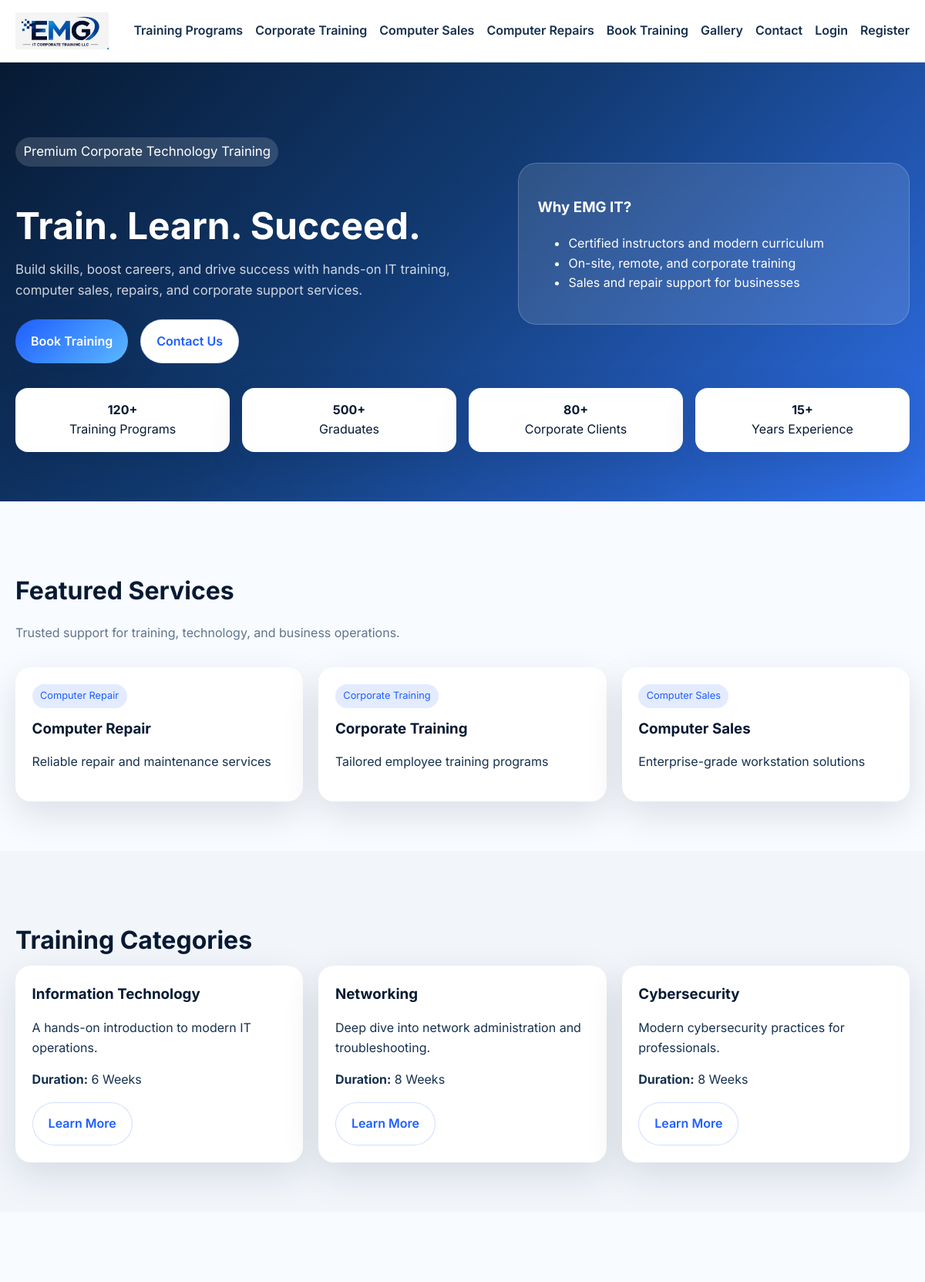
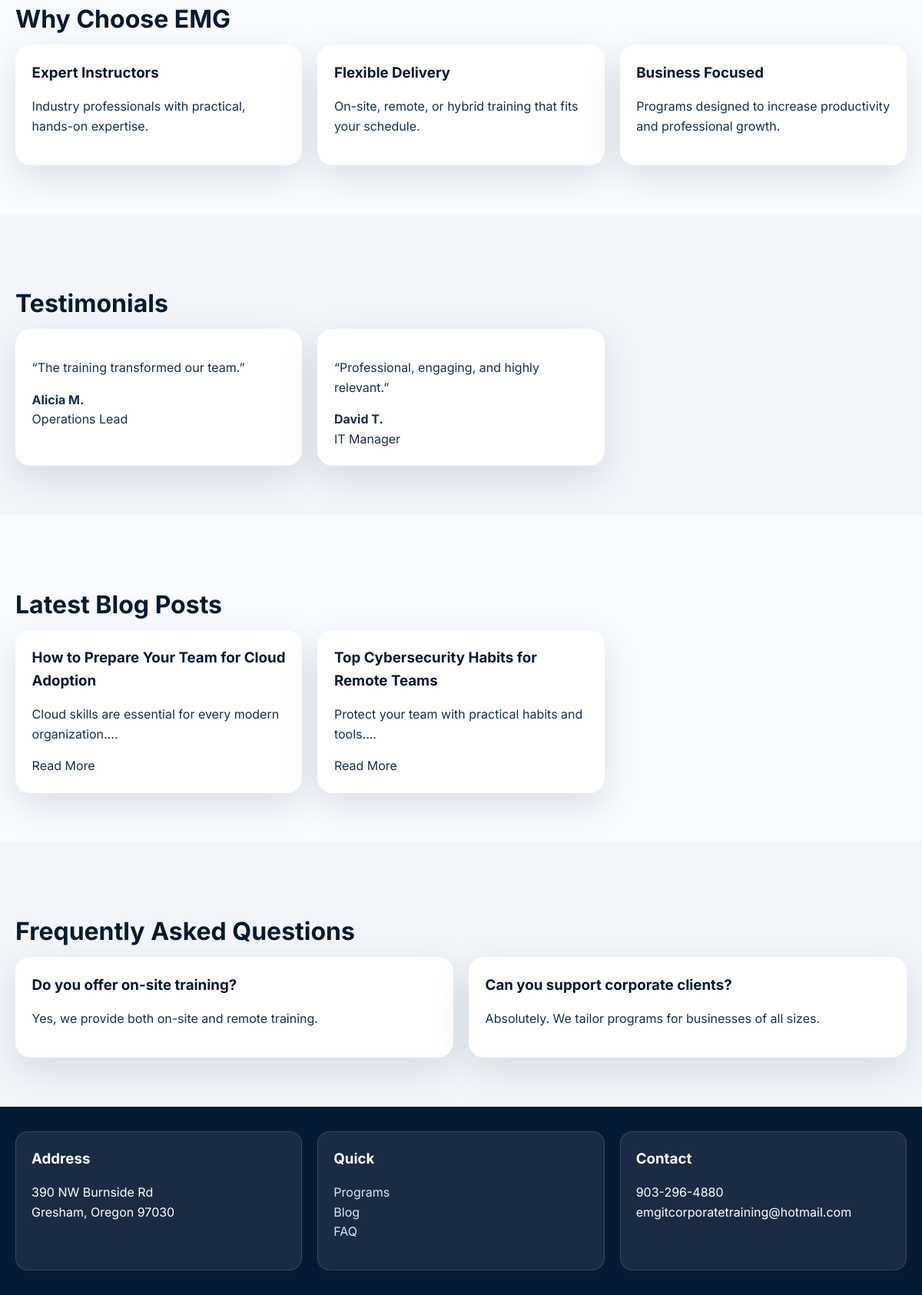
The page / on the database its author committed (2 pictures, top to bottom).
### models.py (models this page shows)
class Service(db.Model):
    id = db.Column(db.Integer, primary_key=True)
    name = db.Column(db.String(150), nullable=False)
    description = db.Column(db.Text, nullable=False)
    icon = db.Column(db.String(50), default='bi-stars')
    published = db.Column(db.Boolean, default=True)

class Course(db.Model):
    id = db.Column(db.Integer, primary_key=True)
    title = db.Column(db.String(150), nullable=False)
    category = db.Column(db.String(80), nullable=False)
    duration = db.Column(db.String(40), default='')
    requirements = db.Column(db.Text, default='')
    learning_outcomes = db.Column(db.Text, default='')
    certification = db.Column(db.String(120), default='')
    overview = db.Column(db.Text, default='')
    featured = db.Column(db.Boolean, default=False)
    published = db.Column(db.Boolean, default=True)

class Testimonial(db.Model):
    id = db.Column(db.Integer, primary_key=True)
    author = db.Column(db.String(120), nullable=False)
    role = db.Column(db.String(120), default='')
    content = db.Column(db.Text, nullable=False)
    published = db.Column(db.Boolean, default=True)

class BlogPost(db.Model):
    id = db.Column(db.Integer, primary_key=True)
    title = db.Column(db.String(200), nullable=False)
    slug = db.Column(db.String(200), unique=True, nullable=False)
    content = db.Column(db.Text, nullable=False)
    published = db.Column(db.Boolean, default=True)
    created_at = db.Column(db.DateTime, server_default=db.func.now())

class FAQ(db.Model):
    id = db.Column(db.Integer, primary_key=True)
    question = db.Column(db.String(200), nullable=False)
    answer = db.Column(db.Text, nullable=False)
    published = db.Column(db.Boolean, default=True)

### app.py (the view)
@app.route('/')
def home():
    featured_courses = Course.query.filter_by(featured=True).limit(6).all()
    testimonials = Testimonial.query.filter_by(published=True).limit(3).all()
    blog_posts = BlogPost.query.filter_by(published=True).limit(3).all()
    faqs = FAQ.query.filter_by(published=True).limit(4).all()
    services = Service.query.filter_by(published=True).limit(6).all()
    return render_template('index.html', featured_courses=featured_courses, testimonials=testimonials, blog_posts=blog_posts, faqs=faqs, services=services)

### templates/index.html (shortened to what this page needs)
{% extends 'base.html' %}
{% block content %}
<section class="hero">
  <div class="container hero-grid">
    <div>
      <p class="badge" style="background: rgba(255,255,255,.15); color: white;">Premium Corporate Technology Training</p>
      <h1>Train. Learn. Succeed.</h1>
      <p>Build skills, boost careers, and drive success with hands-on IT training, computer sales, repairs, and corporate support services.</p>
      <div style="display:flex;gap:1rem;flex-wrap:wrap;margin-top:1.5rem;">
        <a class="btn btn-primary" href="{{ url_for('book_training') }}">Book Training</a>
        <a class="btn btn-secondary" href="{{ url_for('contact') }}">Contact Us</a>
      </div>
    </div>
    <div class="hero-card">
      <h3>Why EMG IT?</h3>
      <ul>
        <li>Certified instructors and modern curriculum</li>
        <li>On-site, remote, and corporate training</li>
        <li>Sales and repair support for businesses</li>
      </ul>
    </div>
  </div>
  <div class="container stats">
    <div class="stat"><strong>120+</strong><br>Training Programs</div>
    <div class="stat"><strong>500+</strong><br>Graduates</div>
    <div class="stat"><strong>80+</strong><br>Corporate Clients</div>
    <div class="stat"><strong>15+</strong><br>Years Experience</div>
  </div>
</section>
<section class="section">
  <div class="container">
    <h2 class="section-title">Featured Services</h2>
    <p class="section-intro">Trusted support for training, technology, and business operations.</p>
    <div class="grid cards-3">
      {% for service in services %}
      <div class="card">
        <div class="badge">{{ service.name }}</div>
        <h3>{{ service.name }}</h3>
        <p>{{ service.description }}</p>
      </div>
      {% endfor %}
    </div>
  </div>
</section>
<section class="section" style="background: var(--gray);">
  <div class="container">
    <h2 class="section-title">Training Categories</h2>
    <div class="grid cards-3">
      {% for course in featured_courses %}
      <div class="card">
        <h3>{{ course.title }}</h3>
        <p>{{ course.overview }}</p>
        <p><strong>Duration:</strong> {{ course.duration }}</p>
        <a class="btn btn-secondary" href="{{ url_for('training_programs') }}">Learn More</a>
      </div>
      {% endfor %}
    </div>
  </div>
</section>
<section class="section">
  <div class="container">
    <h2 class="section-title">Why Choose EMG</h2>
    <div class="grid cards-3">
      <div class="card"><h3>Expert Instructors</h3><p>Industry professionals with practical, hands-on expertise.</p></div>
      <div class="card"><h3>Flexible Delivery</h3><p>On-site, remote, or hybrid training that fits your schedule.</p></div>
      <div class="card"><h3>Business Focused</h3><p>Programs designed to increase productivity and professional growth.</p></div>
    </div>
  </div>
</section>
<section class="section" style="background: var(--gray);">
  <div class="container">
    <h2 class="section-title">Testimonials</h2>
    <div class="grid cards-3">
      {% for item in testimonials %}
      <div class="card">
        <p>“{{ item.content }}”</p>
        <strong>{{ item.author }}</strong><br>
        <span>{{ item.role }}</span>
      </div>
      {% endfor %}
    </div>
  </div>
</section>
<section class="section">
  <div class="container">
    <h2 class="section-title">Latest Blog Posts</h2>
    <div class="grid cards-3">
      {% for post in blog_posts %}
      <div class="card">
        <h3>{{ post.title }}</h3>
        <p>{{ post.content[:140] }}...</p>
        <a href="{{ url_for('blog_post', slug=post.slug) }}">Read More</a>
      </div>
      {% endfor %}
    </div>
  </div>
</section>
<section class="section" style="background: var(--gray);">
  <div class="container">
    <h2 class="section-title">Frequently Asked Questions</h2>
    <div class="grid cards-2">
      {% for faq in faqs %}
      <div class="card"><h3>{{ faq.question }}</h3><p>{{ faq.answer }}</p></div>
      {% endfor %}
    </div>
  </div>
</section>
{% endblock %}

### templates/base.html (shortened to what this page needs)
<!doctype html>
<html lang="en">
  <head>
    <link rel="stylesheet" href="{{ url_for('static', filename='css/styles.css') }}">
  </head>
  <body>
    <nav class="site-nav">
      <div class="container nav-inner">
        <a class="brand" href="{{ url_for('home') }}">
          <img src="{{ url_for('static', filename='images/Logo.png') }}" alt="EMG IT Corporate Training LLC logo" style="height: 48px; width: auto; display: block;">
        </a>
        <div class="nav-links">
          <a href="{{ url_for('training_programs') }}">Training Programs</a>
          <a href="{{ url_for('corporate_training') }}">Corporate Training</a>
          <a href="{{ url_for('computer_sales') }}">Computer Sales</a>
          <a href="{{ url_for('computer_repairs') }}">Computer Repairs</a>
          <a href="{{ url_for('book_training') }}">Book Training</a>
          <a href="{{ url_for('gallery') }}">Gallery</a>
          <a href="{{ url_for('contact') }}">Contact</a>
          {% if current_user.is_authenticated %}
            {% if current_user.is_admin %}<a href="{{ url_for('admin_dashboard') }}">Admin</a>{% endif %}
            <a href="{{ url_for('student_dashboard') }}">Dashboard</a>
            <a href="{{ url_for('logout') }}">Logout</a>
          {% else %}
            <a href="{{ url_for('login') }}">Login</a>
            <a href="{{ url_for('register') }}">Register</a>
          {% endif %}
        </div>
      </div>
    </nav>
    <main>
      {% block content %}{% endblock %}
    </main>
    <footer class="footer">
      <div class="container">
        <div class="footer-grid">
          <div class="footer-column">
            <h3>Address</h3>
            <p>390 NW Burnside Rd<br>Gresham, Oregon 97030</p>
          </div>
          <div class="footer-column">
            <h3>Quick</h3>
            <p><a href="{{ url_for('training_programs') }}">Programs</a><br><a href="{{ url_for('blog') }}">Blog</a><br><a href="{{ url_for('faq') }}">FAQ</a></p>
          </div>
          <div class="footer-column">
            <h3>Contact</h3>
            <p>903-296-4880<br>emgitcorporatetraining@hotmail.com</p>
          </div>
        </div>
      </div>
    </footer>
  </body>
</html>

### static/css/styles.css (style rules this page uses)
:root { --navy: #071a33; --blue: #1f5eff; --sky: #5bb8ff; --white: #f8fbff; --gray: #f2f6fb; --text: #16304f; --muted: #61748d; --shadow: 0 16px 48px rgba(7, 26, 51, 0.12); }
* { box-sizing: border-box; }
body { margin: 0; font-family: 'Inter', sans-serif; background: var(--white); color: var(--text); line-height: 1.6; }
a { color: inherit; text-decoration: none; }
img { max-width: 100%; display: block; }
.container { width: min(1160px, calc(100% - 2rem)); margin: 0 auto; }
.btn { display: inline-flex; align-items: center; justify-content: center; padding: 0.9rem 1.25rem; border-radius: 999px; font-weight: 600; transition: transform .2s ease, box-shadow .2s ease; }
.btn-primary { background: linear-gradient(135deg, var(--blue), var(--sky)); color: white; box-shadow: var(--shadow); }
.btn-secondary { border: 1px solid rgba(31,94,255,.2); color: var(--blue); background: white; }
.site-nav { position: sticky; top: 0; z-index: 1000; background: rgba(255,255,255,.95); backdrop-filter: blur(8px); border-bottom: 1px solid rgba(7,26,51,.08); }
.nav-inner { display: flex; justify-content: space-between; align-items: center; padding: 1rem 0; }
.brand { font-weight: 800; font-size: 1.2rem; color: var(--navy); display: inline-flex; align-items: center; }
.nav-links { display: flex; gap: 1rem; align-items: center; flex-wrap: wrap; }
.nav-links a { color: var(--text); font-weight: 600; }
.hero { padding: 5rem 0 4rem; background: linear-gradient(135deg, #071a33 0%, #123b73 45%, #2f6fe9 100%); color: white; }
.hero-grid { display: grid; grid-template-columns: 1.1fr .9fr; gap: 2rem; align-items: center; }
.hero h1 { font-size: clamp(2.2rem, 4vw, 3.5rem); margin-bottom: 1rem; line-height: 1.1; }
.hero p { color: rgba(255,255,255,.8); font-size: 1.05rem; }
.hero-card { background: rgba(255,255,255,.12); border: 1px solid rgba(255,255,255,.2); border-radius: 1.5rem; padding: 1.5rem; backdrop-filter: blur(12px); }
.stats { display: grid; grid-template-columns: repeat(4, minmax(0, 1fr)); gap: 1rem; margin-top: 2rem; }
.stat { background: white; color: var(--navy); border-radius: 1rem; padding: 1rem; text-align: center; box-shadow: var(--shadow); }
.section { padding: 4rem 0; }
.section-title { font-size: 2rem; margin-bottom: .5rem; color: var(--navy); }
.section-intro { color: var(--muted); max-width: 700px; margin-bottom: 2rem; }
.grid { display: grid; gap: 1.25rem; }
.cards-3 { grid-template-columns: repeat(3, minmax(0,1fr)); }
.cards-2 { grid-template-columns: repeat(2, minmax(0,1fr)); }
.card { background: white; border-radius: 1.25rem; padding: 1.35rem; box-shadow: var(--shadow); }
.card h3 { margin-top: 0; margin-bottom: .5rem; color: var(--navy); }
.badge { display: inline-block; padding: .35rem .65rem; border-radius: 999px; font-size: .8rem; color: var(--blue); background: rgba(31,94,255,.12); margin-bottom: .7rem; }
.footer { padding: 2rem 0; background: var(--navy); color: #dce8f5; }
.footer a { color: #dce8f5; }
.footer-grid { display: grid; grid-template-columns: repeat(3, minmax(0, 1fr)); gap: 1.25rem; align-items: start; }
.footer-column { background: rgba(255,255,255,.08); color: white; border: 1px solid rgba(255,255,255,.14); border-radius: 1rem; padding: 1.25rem; min-height: 100%; }
.footer-column h3 { margin-top: 0; margin-bottom: .7rem; color: white; }

### rows shown on the page
Service: name "Computer Repair", description "Reliable repair and maintenance services"
Service: name "Corporate Training", description "Tailored employee training programs"
Service: name "Computer Sales", description "Enterprise-grade workstation solutions"
Course: title "Information Technology", overview "A hands-on introduction to modern IT operations.", duration "6 Weeks"
Course: title "Networking", overview "Deep dive into network administration and troubleshooting.", duration "8 Weeks"
Course: title "Cybersecurity", overview "Modern cybersecurity practices for professionals.", duration "8 Weeks"
Testimonial: content "The training transformed our team.", author "Alicia M.", role "Operations Lead"
Testimonial: content "Professional, engaging, and highly relevant.", author "David T.", role "IT Manager"
BlogPost: title "How to Prepare Your Team for Cloud Adoption", content "Cloud skills are essential for every modern organization."
BlogPost: title "Top Cybersecurity Habits for Remote Teams", content "Protect your team with practical habits and tools."
FAQ: question "Do you offer on-site training?", answer "Yes, we provide both on-site and remote training."
FAQ: question "Can you support corporate clients?", answer "Absolutely. We tailor programs for businesses of all sizes."
